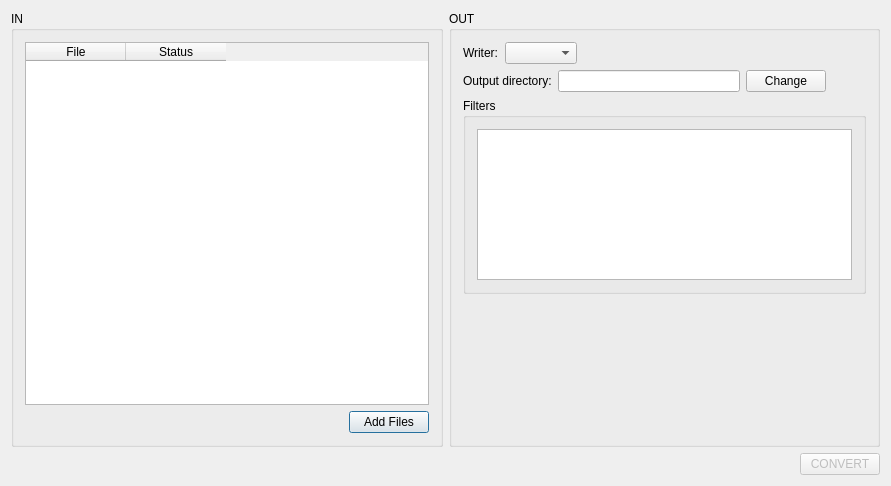
<?xml version="1.0" encoding="UTF-8"?>
<ui version="4.0">
 <class>settingsUi</class>
 <widget class="QDialog" name="settingsUi">
  <property name="geometry">
   <rect>
    <x>0</x>
    <y>0</y>
    <width>891</width>
    <height>486</height>
   </rect>
  </property>
  <property name="windowTitle">
   <string>File Converter Settings</string>
  </property>
  <property name="windowIcon">
   <iconset resource="../../../resources/AnyWave.qrc">
    <normaloff>:/images/AnyWave_icon.png</normaloff>:/images/AnyWave_icon.png</iconset>
  </property>
  <layout class="QVBoxLayout" name="verticalLayout_4">
   <item>
    <layout class="QHBoxLayout" name="horizontalLayout_5">
     <item>
      <widget class="QGroupBox" name="groupBox">
       <property name="title">
        <string>IN</string>
       </property>
       <layout class="QVBoxLayout" name="verticalLayout">
        <item>
         <widget class="QTableWidget" name="tableWidgetIN">
          <property name="editTriggers">
           <set>QAbstractItemView::NoEditTriggers</set>
          </property>
          <property name="alternatingRowColors">
           <bool>true</bool>
          </property>
          <property name="showGrid">
           <bool>false</bool>
          </property>
          <property name="cornerButtonEnabled">
           <bool>false</bool>
          </property>
          <attribute name="horizontalHeaderVisible">
           <bool>true</bool>
          </attribute>
          <attribute name="horizontalHeaderMinimumSectionSize">
           <number>100</number>
          </attribute>
          <attribute name="verticalHeaderVisible">
           <bool>false</bool>
          </attribute>
          <column>
           <property name="text">
            <string>File</string>
           </property>
          </column>
          <column>
           <property name="text">
            <string>Status</string>
           </property>
          </column>
         </widget>
        </item>
        <item>
         <layout class="QHBoxLayout" name="horizontalLayout">
          <item>
           <spacer name="horizontalSpacer">
            <property name="orientation">
             <enum>Qt::Horizontal</enum>
            </property>
            <property name="sizeHint" stdset="0">
             <size>
              <width>40</width>
              <height>20</height>
             </size>
            </property>
           </spacer>
          </item>
          <item>
           <widget class="QPushButton" name="buttonAddFiles">
            <property name="text">
             <string>Add Files</string>
            </property>
           </widget>
          </item>
         </layout>
        </item>
       </layout>
      </widget>
     </item>
     <item>
      <widget class="QGroupBox" name="groupBox_2">
       <property name="title">
        <string>OUT</string>
       </property>
       <layout class="QVBoxLayout" name="verticalLayout_3">
        <item>
         <layout class="QHBoxLayout" name="horizontalLayout_6">
          <item>
           <widget class="QLabel" name="label_8">
            <property name="text">
             <string>Writer:</string>
            </property>
           </widget>
          </item>
          <item>
           <widget class="QComboBox" name="comboBoxWriters"/>
          </item>
          <item>
           <spacer name="horizontalSpacer_5">
            <property name="orientation">
             <enum>Qt::Horizontal</enum>
            </property>
            <property name="sizeHint" stdset="0">
             <size>
              <width>40</width>
              <height>20</height>
             </size>
            </property>
           </spacer>
          </item>
         </layout>
        </item>
        <item>
         <layout class="QHBoxLayout" name="horizontalLayout_2" stretch="0,1,0,0">
          <item>
           <widget class="QLabel" name="label">
            <property name="text">
             <string>Output directory:</string>
            </property>
           </widget>
          </item>
          <item>
           <widget class="QLineEdit" name="lineEditOutputDir"/>
          </item>
          <item>
           <widget class="QPushButton" name="pushButton">
            <property name="text">
             <string>Change</string>
            </property>
           </widget>
          </item>
          <item>
           <spacer name="horizontalSpacer_2">
            <property name="orientation">
             <enum>Qt::Horizontal</enum>
            </property>
            <property name="sizeHint" stdset="0">
             <size>
              <width>40</width>
              <height>20</height>
             </size>
            </property>
           </spacer>
          </item>
         </layout>
        </item>
        <item>
         <widget class="QGroupBox" name="groupBoxFilters">
          <property name="title">
           <string>Filters</string>
          </property>
          <layout class="QVBoxLayout" name="verticalLayout_2">
           <item>
            <widget class="AwFilterTableView" name="filterTableView"/>
           </item>
          </layout>
         </widget>
        </item>
        <item>
         <spacer name="verticalSpacer">
          <property name="orientation">
           <enum>Qt::Vertical</enum>
          </property>
          <property name="sizeHint" stdset="0">
           <size>
            <width>20</width>
            <height>180</height>
           </size>
          </property>
         </spacer>
        </item>
       </layout>
      </widget>
     </item>
    </layout>
   </item>
   <item>
    <layout class="QHBoxLayout" name="horizontalLayout_4">
     <item>
      <spacer name="horizontalSpacer_4">
       <property name="orientation">
        <enum>Qt::Horizontal</enum>
       </property>
       <property name="sizeHint" stdset="0">
        <size>
         <width>40</width>
         <height>20</height>
        </size>
       </property>
      </spacer>
     </item>
     <item>
      <widget class="QPushButton" name="buttonConvert">
       <property name="enabled">
        <bool>false</bool>
       </property>
       <property name="text">
        <string>CONVERT</string>
       </property>
      </widget>
     </item>
    </layout>
   </item>
  </layout>
 </widget>
 <layoutdefault spacing="6" margin="11"/>
 <customwidgets>
  <customwidget>
   <class>AwFilterTableView</class>
   <extends>QTableView</extends>
   <header location="global">filter/AwFilterTableView.h</header>
  </customwidget>
 </customwidgets>
 <resources>
  <include location="../../../resources/AnyWave.qrc"/>
 </resources>
 <connections>
  <connection>
   <sender>comboBoxWriters</sender>
   <signal>currentIndexChanged(int)</signal>
   <receiver>settingsUi</receiver>
   <slot>changeCurrentWriter(int)</slot>
   <hints>
    <hint type="sourcelabel">
     <x>506</x>
     <y>41</y>
    </hint>
    <hint type="destinationlabel">
     <x>494</x>
     <y>464</y>
    </hint>
   </hints>
  </connection>
  <connection>
   <sender>buttonAddFiles</sender>
   <signal>clicked()</signal>
   <receiver>settingsUi</receiver>
   <slot>addFiles()</slot>
   <hints>
    <hint type="sourcelabel">
     <x>373</x>
     <y>423</y>
    </hint>
    <hint type="destinationlabel">
     <x>279</x>
     <y>455</y>
    </hint>
   </hints>
  </connection>
  <connection>
   <sender>pushButton</sender>
   <signal>clicked()</signal>
   <receiver>settingsUi</receiver>
   <slot>changeOutputDir()</slot>
   <hints>
    <hint type="sourcelabel">
     <x>796</x>
     <y>71</y>
    </hint>
    <hint type="destinationlabel">
     <x>716</x>
     <y>447</y>
    </hint>
   </hints>
  </connection>
  <connection>
   <sender>buttonConvert</sender>
   <signal>clicked()</signal>
   <receiver>settingsUi</receiver>
   <slot>accept()</slot>
   <hints>
    <hint type="sourcelabel">
     <x>839</x>
     <y>462</y>
    </hint>
    <hint type="destinationlabel">
     <x>773</x>
     <y>459</y>
    </hint>
   </hints>
  </connection>
 </connections>
 <slots>
  <slot>changeCurrentWriter(int)</slot>
  <slot>addFiles()</slot>
  <slot>changeOutputDir()</slot>
 </slots>
</ui>
